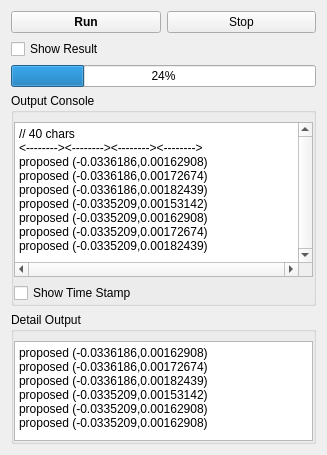
<?xml version="1.0" encoding="UTF-8"?>
<ui version="4.0">
 <class>OptimisationWidget</class>
 <widget class="QWidget" name="OptimisationWidget">
  <property name="geometry">
   <rect>
    <x>0</x>
    <y>0</y>
    <width>327</width>
    <height>455</height>
   </rect>
  </property>
  <property name="windowTitle">
   <string>Optimisation</string>
  </property>
  <layout class="QVBoxLayout" name="verticalLayout" stretch="0,0,0,10,0">
   <item>
    <layout class="QHBoxLayout" name="horizontalLayout">
     <item>
      <widget class="QPushButton" name="startButton">
       <property name="styleSheet">
        <string notr="true">QPushButton {
	font: bold;
}</string>
       </property>
       <property name="text">
        <string>Run</string>
       </property>
      </widget>
     </item>
     <item>
      <widget class="QPushButton" name="stopButton">
       <property name="text">
        <string>Stop</string>
       </property>
      </widget>
     </item>
    </layout>
   </item>
   <item>
    <widget class="QCheckBox" name="showResultCheckBox">
     <property name="text">
      <string>Show Result</string>
     </property>
    </widget>
   </item>
   <item>
    <widget class="QProgressBar" name="progressBar">
     <property name="value">
      <number>24</number>
     </property>
    </widget>
   </item>
   <item>
    <widget class="QGroupBox" name="consoleGroupBox">
     <property name="title">
      <string>Output Console</string>
     </property>
     <property name="flat">
      <bool>true</bool>
     </property>
     <layout class="QVBoxLayout" name="verticalLayout_2">
      <property name="leftMargin">
       <number>0</number>
      </property>
      <property name="rightMargin">
       <number>0</number>
      </property>
      <property name="bottomMargin">
       <number>0</number>
      </property>
      <item>
       <widget class="QTextEdit" name="console">
        <property name="styleSheet">
         <string notr="true">font: 9pt &quot;Courier New&quot;;</string>
        </property>
        <property name="verticalScrollBarPolicy">
         <enum>Qt::ScrollBarAlwaysOn</enum>
        </property>
        <property name="horizontalScrollBarPolicy">
         <enum>Qt::ScrollBarAlwaysOn</enum>
        </property>
        <property name="lineWrapMode">
         <enum>QTextEdit::NoWrap</enum>
        </property>
        <property name="html">
         <string>&lt;!DOCTYPE HTML PUBLIC &quot;-//W3C//DTD HTML 4.0//EN&quot; &quot;http://www.w3.org/TR/REC-html40/strict.dtd&quot;&gt;
&lt;html&gt;&lt;head&gt;&lt;meta name=&quot;qrichtext&quot; content=&quot;1&quot; /&gt;&lt;style type=&quot;text/css&quot;&gt;
p, li { white-space: pre-wrap; }
&lt;/style&gt;&lt;/head&gt;&lt;body style=&quot; font-family:'Courier New'; font-size:9pt; font-weight:400; font-style:normal;&quot;&gt;
&lt;p style=&quot; margin-top:0px; margin-bottom:0px; margin-left:0px; margin-right:0px; -qt-block-indent:0; text-indent:0px;&quot;&gt;&lt;span style=&quot; color:#000000;&quot;&gt;// 40 chars&lt;/span&gt;&lt;/p&gt;
&lt;p style=&quot; margin-top:0px; margin-bottom:0px; margin-left:0px; margin-right:0px; -qt-block-indent:0; text-indent:0px;&quot;&gt;&lt;span style=&quot; color:#000000;&quot;&gt;&amp;lt;--------&amp;gt;&amp;lt;--------&amp;gt;&amp;lt;--------&amp;gt;&amp;lt;--------&amp;gt;&lt;/span&gt;&lt;/p&gt;
&lt;p style=&quot; margin-top:0px; margin-bottom:0px; margin-left:0px; margin-right:0px; -qt-block-indent:0; text-indent:0px;&quot;&gt;&lt;span style=&quot; color:#000000;&quot;&gt;proposed (-0.0336186,0.00162908)&lt;/span&gt;&lt;/p&gt;
&lt;p style=&quot; margin-top:0px; margin-bottom:0px; margin-left:0px; margin-right:0px; -qt-block-indent:0; text-indent:0px;&quot;&gt;&lt;span style=&quot; color:#000000;&quot;&gt;proposed (-0.0336186,0.00172674)&lt;/span&gt;&lt;/p&gt;
&lt;p style=&quot; margin-top:0px; margin-bottom:0px; margin-left:0px; margin-right:0px; -qt-block-indent:0; text-indent:0px;&quot;&gt;&lt;span style=&quot; color:#000000;&quot;&gt;proposed (-0.0336186,0.00182439)&lt;/span&gt;&lt;/p&gt;
&lt;p style=&quot; margin-top:0px; margin-bottom:0px; margin-left:0px; margin-right:0px; -qt-block-indent:0; text-indent:0px;&quot;&gt;&lt;span style=&quot; color:#000000;&quot;&gt;proposed (-0.0335209,0.00153142)&lt;/span&gt;&lt;/p&gt;
&lt;p style=&quot; margin-top:0px; margin-bottom:0px; margin-left:0px; margin-right:0px; -qt-block-indent:0; text-indent:0px;&quot;&gt;&lt;span style=&quot; color:#000000;&quot;&gt;proposed (-0.0335209,0.00162908)&lt;/span&gt;&lt;/p&gt;
&lt;p style=&quot; margin-top:0px; margin-bottom:0px; margin-left:0px; margin-right:0px; -qt-block-indent:0; text-indent:0px;&quot;&gt;&lt;span style=&quot; color:#000000;&quot;&gt;proposed (-0.0335209,0.00172674)&lt;/span&gt;&lt;/p&gt;
&lt;p style=&quot; margin-top:0px; margin-bottom:0px; margin-left:0px; margin-right:0px; -qt-block-indent:0; text-indent:0px;&quot;&gt;&lt;span style=&quot; color:#000000;&quot;&gt;proposed (-0.0335209,0.00182439)&lt;/span&gt;&lt;/p&gt;&lt;/body&gt;&lt;/html&gt;</string>
        </property>
       </widget>
      </item>
      <item>
       <widget class="QCheckBox" name="showTimestampCheckBox">
        <property name="text">
         <string>Show Time Stamp</string>
        </property>
       </widget>
      </item>
     </layout>
    </widget>
   </item>
   <item>
    <widget class="QGroupBox" name="detailGroupBox">
     <property name="title">
      <string>Detail Output</string>
     </property>
     <property name="flat">
      <bool>true</bool>
     </property>
     <layout class="QVBoxLayout" name="verticalLayout_3">
      <property name="leftMargin">
       <number>0</number>
      </property>
      <property name="rightMargin">
       <number>0</number>
      </property>
      <property name="bottomMargin">
       <number>0</number>
      </property>
      <item>
       <widget class="QPlainTextEdit" name="detailOutput">
        <property name="sizePolicy">
         <sizepolicy hsizetype="Expanding" vsizetype="Ignored">
          <horstretch>0</horstretch>
          <verstretch>0</verstretch>
         </sizepolicy>
        </property>
        <property name="minimumSize">
         <size>
          <width>0</width>
          <height>100</height>
         </size>
        </property>
        <property name="styleSheet">
         <string notr="true">font: 9pt &quot;Courier New&quot;;
</string>
        </property>
        <property name="verticalScrollBarPolicy">
         <enum>Qt::ScrollBarAlwaysOff</enum>
        </property>
        <property name="horizontalScrollBarPolicy">
         <enum>Qt::ScrollBarAlwaysOff</enum>
        </property>
        <property name="plainText">
         <string>proposed (-0.0336186,0.00162908)
proposed (-0.0336186,0.00172674)
proposed (-0.0336186,0.00182439)
proposed (-0.0335209,0.00153142)
proposed (-0.0335209,0.00162908)
proposed (-0.0335209,0.00162908)</string>
        </property>
       </widget>
      </item>
     </layout>
    </widget>
   </item>
  </layout>
 </widget>
 <resources/>
 <connections/>
</ui>
